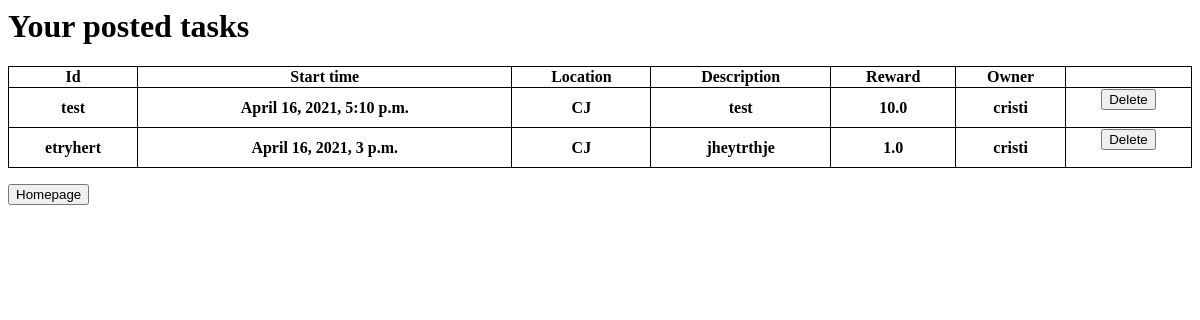
Before: /view_posted_tasks (signed in) with the older database file.
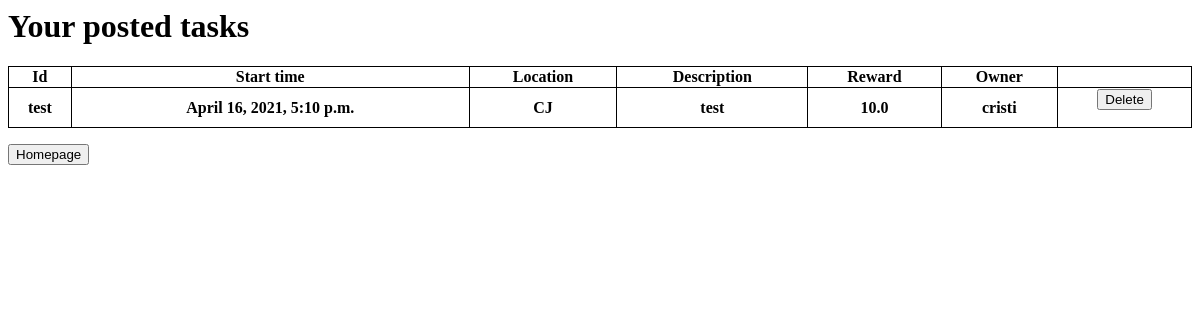
After: the same page with the newer database file.
### app/models.py (models this page shows, shortened)
class Task(models.Model):
    id = models.AutoField(primary_key=True)
    owner = models.ForeignKey(User, on_delete=models.CASCADE)
    name = models.CharField(max_length=100)
    starttime = models.DateTimeField()
    location = models.CharField(max_length=100,
        choices=LocationEnum.choices,
        default=LocationEnum.CJ,
    )
    description = models.CharField(max_length=100)
    reward = models.FloatField()
    available = models.IntegerField(default=1)

class User(AbstractUser):
    id = models.AutoField(primary_key=True)
    name=models.CharField(max_length=100)
    birth_date = models.DateField(null=True, blank=True)
    role=models.CharField(max_length=100,
        choices=RoleEnum.choices,
        default=RoleEnum.U,
    )
    location = models.CharField(max_length=100,
        choices=LocationEnum.choices,
        default=LocationEnum.CJ,
    )
    email = models.CharField(max_length=100)
    def __str__(self):
        return self.username

### app/views.py (the view)
# urls.py: path('view_posted_tasks', core_views.view_posted_tasks, name="view_posted_tasks"),
def view_posted_tasks(request):
    if request.method == "POST":
        task_id = int(request.POST.get("task_id", ""))
        Task.objects.get(id=task_id).delete()
    user = request.user
    context = {
        'tasks': Task.objects.all().filter(owner=user),
        'title': 'Your tasks'
    }
    return render(request, 'view_posted_tasks.html', context)

### templates/view_posted_tasks.html (shortened to what this page needs)
<body>
    <h1>Your posted tasks</h1>
    <table style="width: 100%">
        <tr>
            <th>Id</th>
            <th>Start time</th>
            <th>Location</th>
            <th>Description</th>
            <th>Reward</th>
            <th>Owner</th>
        </tr>
    {% for task in tasks %}
        <tr>
            <th> {{ task.name }} </th>
            <th> {{ task.starttime }} </th>
            <th> {{ task.location }} </th>
            <th> {{ task.description }} </th>
            <th> {{ task.reward }} </th>
            <th> {{ task.owner }} </th>
            <th>
                <form method="post">
                    <button type="Submit">Delete</button>
                </form>
            </th>
        </tr>
    {% endfor %}
    </table>
      <p><a href="/">
        <input type="button" value="Homepage"/>
      </a></p>
</body>

Changed rows visible on the page:
removed Task: name "etryhert", starttime "April 16, 2021, 3 p.m.", location "CJ", description "jheytrthje", reward "1.0", owner "cristi"
